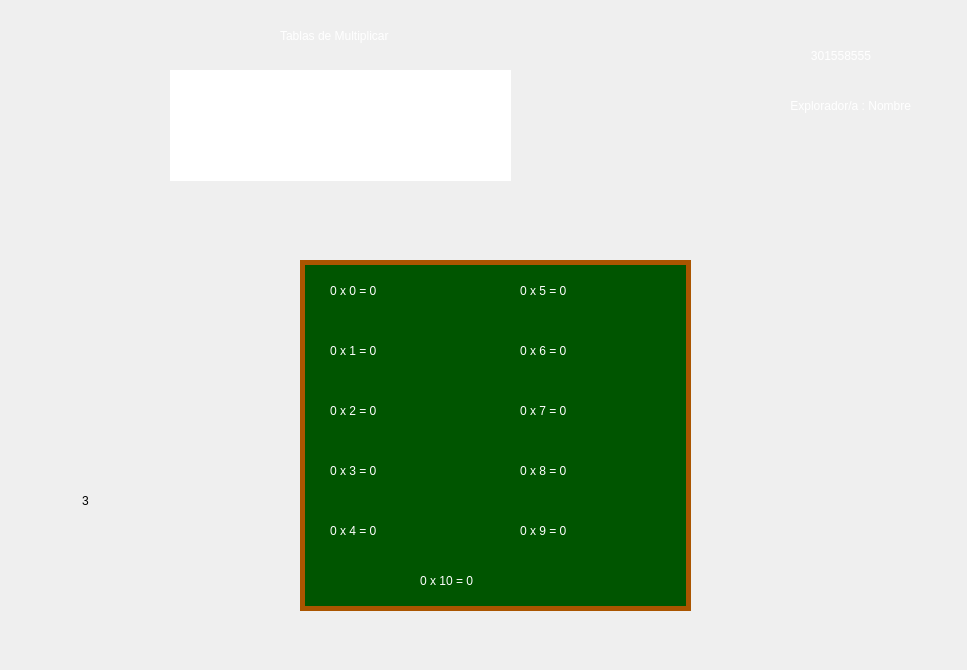
<?xml version="1.0" encoding="UTF-8"?>
<ui version="4.0">
 <class>MainWindow</class>
 <widget class="QMainWindow" name="MainWindow">
  <property name="geometry">
   <rect>
    <x>0</x>
    <y>0</y>
    <width>967</width>
    <height>670</height>
   </rect>
  </property>
  <property name="windowTitle">
   <string>Shake-Shake</string>
  </property>
  <property name="styleSheet">
   <string notr="true">QLabel{
	font: 30pt &quot;Times New Roman&quot;;
	color: rgb(0, 0, 0);

}

QPushButton{
	border-radius: 60px;
}
QPushButton:pressed {
	border-radius: 30px;
    padding-top: 2px;
    padding-left: 3px;
}
QPushButton:hover {
	qproperty-iconSize: 16px 16px;

        padding-right: 3px;
}

QLabel{
	color: rgb(255, 255, 255);
	font: 30pt &quot;Times New Roman&quot;;
}</string>
  </property>
  <widget class="QWidget" name="centralwidget">
   <widget class="QPushButton" name="salir">
    <property name="geometry">
     <rect>
      <x>810</x>
      <y>470</y>
      <width>131</width>
      <height>131</height>
     </rect>
    </property>
    <property name="cursor">
     <cursorShape>PointingHandCursor</cursorShape>
    </property>
    <property name="styleSheet">
     <string notr="true"/>
    </property>
    <property name="text">
     <string/>
    </property>
    <property name="icon">
     <iconset>
      <normaloff>Images/SalirCohete.png</normaloff>Images/SalirCohete.png</iconset>
    </property>
    <property name="iconSize">
     <size>
      <width>150</width>
      <height>150</height>
     </size>
    </property>
   </widget>
   <widget class="QTextEdit" name="dialogo">
    <property name="enabled">
     <bool>true</bool>
    </property>
    <property name="geometry">
     <rect>
      <x>170</x>
      <y>70</y>
      <width>341</width>
      <height>111</height>
     </rect>
    </property>
    <property name="styleSheet">
     <string notr="true">font: 18pt &quot;Times New Roman&quot;;
border-color: rgb(255, 255, 255);
border:none</string>
    </property>
    <property name="html">
     <string>&lt;!DOCTYPE HTML PUBLIC &quot;-//W3C//DTD HTML 4.0//EN&quot; &quot;http://www.w3.org/TR/REC-html40/strict.dtd&quot;&gt;
&lt;html&gt;&lt;head&gt;&lt;meta name=&quot;qrichtext&quot; content=&quot;1&quot; /&gt;&lt;style type=&quot;text/css&quot;&gt;
p, li { white-space: pre-wrap; }
&lt;/style&gt;&lt;/head&gt;&lt;body style=&quot; font-family:'Times New Roman'; font-size:18pt; font-weight:400; font-style:normal;&quot;&gt;
&lt;p style=&quot;-qt-paragraph-type:empty; margin-top:0px; margin-bottom:0px; margin-left:0px; margin-right:0px; -qt-block-indent:0; text-indent:0px;&quot;&gt;&lt;br /&gt;&lt;/p&gt;&lt;/body&gt;&lt;/html&gt;</string>
    </property>
   </widget>
   <widget class="QLabel" name="label_7">
    <property name="geometry">
     <rect>
      <x>60</x>
      <y>20</y>
      <width>521</width>
      <height>231</height>
     </rect>
    </property>
    <property name="styleSheet">
     <string notr="true">font: 16pt &quot;Pristina&quot;;
</string>
    </property>
    <property name="text">
     <string/>
    </property>
    <property name="pixmap">
     <pixmap>Images/dialogo2.png</pixmap>
    </property>
    <property name="scaledContents">
     <bool>true</bool>
    </property>
   </widget>
   <widget class="QLabel" name="shake">
    <property name="geometry">
     <rect>
      <x>0</x>
      <y>120</y>
      <width>171</width>
      <height>161</height>
     </rect>
    </property>
    <property name="text">
     <string/>
    </property>
    <property name="pixmap">
     <pixmap>Images/shakehabla.gif</pixmap>
    </property>
    <property name="scaledContents">
     <bool>true</bool>
    </property>
   </widget>
   <widget class="QPushButton" name="btabla0">
    <property name="geometry">
     <rect>
      <x>50</x>
      <y>260</y>
      <width>61</width>
      <height>61</height>
     </rect>
    </property>
    <property name="styleSheet">
     <string notr="true"/>
    </property>
    <property name="text">
     <string/>
    </property>
    <property name="icon">
     <iconset>
      <normaloff>Images/btabla1.png</normaloff>Images/btabla1.png</iconset>
    </property>
    <property name="iconSize">
     <size>
      <width>70</width>
      <height>70</height>
     </size>
    </property>
   </widget>
   <widget class="QPushButton" name="btabla1">
    <property name="geometry">
     <rect>
      <x>50</x>
      <y>330</y>
      <width>61</width>
      <height>61</height>
     </rect>
    </property>
    <property name="styleSheet">
     <string notr="true"/>
    </property>
    <property name="text">
     <string/>
    </property>
    <property name="icon">
     <iconset>
      <normaloff>Images/btabla11.png</normaloff>Images/btabla11.png</iconset>
    </property>
    <property name="iconSize">
     <size>
      <width>70</width>
      <height>70</height>
     </size>
    </property>
   </widget>
   <widget class="QPushButton" name="btabla2">
    <property name="geometry">
     <rect>
      <x>40</x>
      <y>400</y>
      <width>81</width>
      <height>61</height>
     </rect>
    </property>
    <property name="styleSheet">
     <string notr="true"/>
    </property>
    <property name="text">
     <string/>
    </property>
    <property name="icon">
     <iconset>
      <normaloff>Images/btabla2.png</normaloff>Images/btabla2.png</iconset>
    </property>
    <property name="iconSize">
     <size>
      <width>70</width>
      <height>70</height>
     </size>
    </property>
   </widget>
   <widget class="QPushButton" name="btabla3">
    <property name="geometry">
     <rect>
      <x>50</x>
      <y>470</y>
      <width>71</width>
      <height>61</height>
     </rect>
    </property>
    <property name="styleSheet">
     <string notr="true"/>
    </property>
    <property name="text">
     <string>3</string>
    </property>
    <property name="icon">
     <iconset>
      <normaloff>Images/btabla3.png</normaloff>Images/btabla3.png</iconset>
    </property>
    <property name="iconSize">
     <size>
      <width>70</width>
      <height>70</height>
     </size>
    </property>
   </widget>
   <widget class="QPushButton" name="btabla5">
    <property name="geometry">
     <rect>
      <x>130</x>
      <y>260</y>
      <width>71</width>
      <height>61</height>
     </rect>
    </property>
    <property name="styleSheet">
     <string notr="true"/>
    </property>
    <property name="text">
     <string/>
    </property>
    <property name="icon">
     <iconset>
      <normaloff>Images/btabla5.png</normaloff>Images/btabla5.png</iconset>
    </property>
    <property name="iconSize">
     <size>
      <width>70</width>
      <height>70</height>
     </size>
    </property>
   </widget>
   <widget class="QPushButton" name="btabla4">
    <property name="geometry">
     <rect>
      <x>40</x>
      <y>540</y>
      <width>81</width>
      <height>61</height>
     </rect>
    </property>
    <property name="styleSheet">
     <string notr="true"/>
    </property>
    <property name="text">
     <string/>
    </property>
    <property name="icon">
     <iconset>
      <normaloff>Images/btabla4.png</normaloff>Images/btabla4.png</iconset>
    </property>
    <property name="iconSize">
     <size>
      <width>70</width>
      <height>70</height>
     </size>
    </property>
   </widget>
   <widget class="QPushButton" name="btabla6">
    <property name="geometry">
     <rect>
      <x>130</x>
      <y>330</y>
      <width>71</width>
      <height>61</height>
     </rect>
    </property>
    <property name="styleSheet">
     <string notr="true"/>
    </property>
    <property name="text">
     <string/>
    </property>
    <property name="icon">
     <iconset>
      <normaloff>Images/btabla6.png</normaloff>Images/btabla6.png</iconset>
    </property>
    <property name="iconSize">
     <size>
      <width>70</width>
      <height>70</height>
     </size>
    </property>
   </widget>
   <widget class="QPushButton" name="btabla7">
    <property name="geometry">
     <rect>
      <x>130</x>
      <y>400</y>
      <width>71</width>
      <height>61</height>
     </rect>
    </property>
    <property name="styleSheet">
     <string notr="true"/>
    </property>
    <property name="text">
     <string/>
    </property>
    <property name="icon">
     <iconset>
      <normaloff>Images/btabla7.png</normaloff>Images/btabla7.png</iconset>
    </property>
    <property name="iconSize">
     <size>
      <width>70</width>
      <height>70</height>
     </size>
    </property>
   </widget>
   <widget class="QPushButton" name="btabla8">
    <property name="geometry">
     <rect>
      <x>130</x>
      <y>470</y>
      <width>71</width>
      <height>61</height>
     </rect>
    </property>
    <property name="styleSheet">
     <string notr="true"/>
    </property>
    <property name="text">
     <string/>
    </property>
    <property name="icon">
     <iconset>
      <normaloff>Images/btabla8.png</normaloff>Images/btabla8.png</iconset>
    </property>
    <property name="iconSize">
     <size>
      <width>70</width>
      <height>70</height>
     </size>
    </property>
   </widget>
   <widget class="QPushButton" name="btabla9">
    <property name="geometry">
     <rect>
      <x>130</x>
      <y>540</y>
      <width>71</width>
      <height>61</height>
     </rect>
    </property>
    <property name="styleSheet">
     <string notr="true"/>
    </property>
    <property name="text">
     <string/>
    </property>
    <property name="icon">
     <iconset>
      <normaloff>Images/btabla9.png</normaloff>Images/btabla9.png</iconset>
    </property>
    <property name="iconSize">
     <size>
      <width>70</width>
      <height>70</height>
     </size>
    </property>
   </widget>
   <widget class="QLabel" name="label_2">
    <property name="geometry">
     <rect>
      <x>-190</x>
      <y>-70</y>
      <width>1181</width>
      <height>751</height>
     </rect>
    </property>
    <property name="text">
     <string/>
    </property>
    <property name="pixmap">
     <pixmap>Images/fondo.jpg</pixmap>
    </property>
    <property name="scaledContents">
     <bool>true</bool>
    </property>
   </widget>
   <widget class="QLabel" name="multi1">
    <property name="geometry">
     <rect>
      <x>330</x>
      <y>270</y>
      <width>161</width>
      <height>41</height>
     </rect>
    </property>
    <property name="styleSheet">
     <string notr="true"/>
    </property>
    <property name="text">
     <string>0 x 0 = 0</string>
    </property>
   </widget>
   <widget class="QLabel" name="multi3">
    <property name="geometry">
     <rect>
      <x>330</x>
      <y>390</y>
      <width>181</width>
      <height>41</height>
     </rect>
    </property>
    <property name="styleSheet">
     <string notr="true"/>
    </property>
    <property name="text">
     <string>0 x 2 = 0</string>
    </property>
   </widget>
   <widget class="QLabel" name="multi2">
    <property name="geometry">
     <rect>
      <x>330</x>
      <y>330</y>
      <width>171</width>
      <height>41</height>
     </rect>
    </property>
    <property name="styleSheet">
     <string notr="true"/>
    </property>
    <property name="text">
     <string>0 x 1 = 0</string>
    </property>
   </widget>
   <widget class="QLabel" name="multi5">
    <property name="geometry">
     <rect>
      <x>330</x>
      <y>510</y>
      <width>171</width>
      <height>41</height>
     </rect>
    </property>
    <property name="styleSheet">
     <string notr="true"/>
    </property>
    <property name="text">
     <string>0 x 4 = 0</string>
    </property>
   </widget>
   <widget class="QLabel" name="multi4">
    <property name="geometry">
     <rect>
      <x>330</x>
      <y>450</y>
      <width>171</width>
      <height>41</height>
     </rect>
    </property>
    <property name="styleSheet">
     <string notr="true"/>
    </property>
    <property name="text">
     <string>0 x 3 = 0</string>
    </property>
   </widget>
   <widget class="QLabel" name="multi6">
    <property name="geometry">
     <rect>
      <x>520</x>
      <y>270</y>
      <width>171</width>
      <height>41</height>
     </rect>
    </property>
    <property name="styleSheet">
     <string notr="true"/>
    </property>
    <property name="text">
     <string>0 x 5 = 0</string>
    </property>
   </widget>
   <widget class="QLabel" name="multi7">
    <property name="geometry">
     <rect>
      <x>520</x>
      <y>330</y>
      <width>171</width>
      <height>41</height>
     </rect>
    </property>
    <property name="styleSheet">
     <string notr="true"/>
    </property>
    <property name="text">
     <string>0 x 6 = 0</string>
    </property>
   </widget>
   <widget class="QLabel" name="multi8">
    <property name="geometry">
     <rect>
      <x>520</x>
      <y>390</y>
      <width>171</width>
      <height>41</height>
     </rect>
    </property>
    <property name="styleSheet">
     <string notr="true"/>
    </property>
    <property name="text">
     <string>0 x 7 = 0</string>
    </property>
   </widget>
   <widget class="QLabel" name="multi10">
    <property name="geometry">
     <rect>
      <x>520</x>
      <y>510</y>
      <width>181</width>
      <height>41</height>
     </rect>
    </property>
    <property name="styleSheet">
     <string notr="true"/>
    </property>
    <property name="text">
     <string>0 x 9 = 0</string>
    </property>
   </widget>
   <widget class="QLabel" name="multi9">
    <property name="geometry">
     <rect>
      <x>520</x>
      <y>450</y>
      <width>181</width>
      <height>41</height>
     </rect>
    </property>
    <property name="styleSheet">
     <string notr="true"/>
    </property>
    <property name="text">
     <string>0 x 8 = 0</string>
    </property>
   </widget>
   <widget class="QLabel" name="label">
    <property name="geometry">
     <rect>
      <x>300</x>
      <y>260</y>
      <width>391</width>
      <height>351</height>
     </rect>
    </property>
    <property name="styleSheet">
     <string notr="true">background-color: rgb(0, 85, 0);
border: 5px solid;
border-color: rgb(170, 85, 0);</string>
    </property>
    <property name="text">
     <string/>
    </property>
   </widget>
   <widget class="QLabel" name="nombre">
    <property name="geometry">
     <rect>
      <x>620</x>
      <y>90</y>
      <width>291</width>
      <height>31</height>
     </rect>
    </property>
    <property name="styleSheet">
     <string notr="true">color: rgb(255, 255, 255);
font: 20pt &quot;Times New Roman&quot;;</string>
    </property>
    <property name="text">
     <string>Explorador/a : Nombre</string>
    </property>
    <property name="alignment">
     <set>Qt::AlignRight|Qt::AlignTrailing|Qt::AlignVCenter</set>
    </property>
   </widget>
   <widget class="QLabel" name="label_3">
    <property name="geometry">
     <rect>
      <x>880</x>
      <y>30</y>
      <width>41</width>
      <height>41</height>
     </rect>
    </property>
    <property name="text">
     <string/>
    </property>
    <property name="pixmap">
     <pixmap>Images/shake.png</pixmap>
    </property>
    <property name="scaledContents">
     <bool>true</bool>
    </property>
   </widget>
   <widget class="QLabel" name="totalEstrellas">
    <property name="geometry">
     <rect>
      <x>680</x>
      <y>40</y>
      <width>191</width>
      <height>31</height>
     </rect>
    </property>
    <property name="styleSheet">
     <string notr="true">color: rgb(255, 255, 255);
font: 20pt &quot;Times New Roman&quot;;</string>
    </property>
    <property name="text">
     <string>301558555</string>
    </property>
    <property name="alignment">
     <set>Qt::AlignRight|Qt::AlignTrailing|Qt::AlignVCenter</set>
    </property>
   </widget>
   <widget class="QLabel" name="multi11">
    <property name="geometry">
     <rect>
      <x>420</x>
      <y>560</y>
      <width>181</width>
      <height>41</height>
     </rect>
    </property>
    <property name="styleSheet">
     <string notr="true"/>
    </property>
    <property name="text">
     <string>0 x 10 = 0</string>
    </property>
   </widget>
   <widget class="QLabel" name="label_4">
    <property name="geometry">
     <rect>
      <x>280</x>
      <y>20</y>
      <width>371</width>
      <height>31</height>
     </rect>
    </property>
    <property name="styleSheet">
     <string notr="true">color: rgb(255, 255, 255);</string>
    </property>
    <property name="text">
     <string>Tablas de Multiplicar</string>
    </property>
   </widget>
   <widget class="QPushButton" name="btabla10">
    <property name="geometry">
     <rect>
      <x>90</x>
      <y>600</y>
      <width>61</width>
      <height>61</height>
     </rect>
    </property>
    <property name="text">
     <string/>
    </property>
    <property name="icon">
     <iconset>
      <normaloff>Images/btabla10.png</normaloff>Images/btabla10.png</iconset>
    </property>
    <property name="iconSize">
     <size>
      <width>70</width>
      <height>70</height>
     </size>
    </property>
   </widget>
   <zorder>label_2</zorder>
   <zorder>label</zorder>
   <zorder>shake</zorder>
   <zorder>label_7</zorder>
   <zorder>salir</zorder>
   <zorder>btabla0</zorder>
   <zorder>btabla1</zorder>
   <zorder>btabla2</zorder>
   <zorder>btabla3</zorder>
   <zorder>btabla5</zorder>
   <zorder>btabla4</zorder>
   <zorder>btabla6</zorder>
   <zorder>btabla7</zorder>
   <zorder>btabla8</zorder>
   <zorder>btabla9</zorder>
   <zorder>dialogo</zorder>
   <zorder>multi1</zorder>
   <zorder>multi3</zorder>
   <zorder>multi2</zorder>
   <zorder>multi5</zorder>
   <zorder>multi4</zorder>
   <zorder>multi6</zorder>
   <zorder>multi7</zorder>
   <zorder>multi8</zorder>
   <zorder>multi10</zorder>
   <zorder>multi9</zorder>
   <zorder>nombre</zorder>
   <zorder>label_3</zorder>
   <zorder>totalEstrellas</zorder>
   <zorder>multi11</zorder>
   <zorder>label_4</zorder>
   <zorder>btabla10</zorder>
  </widget>
 </widget>
 <resources/>
 <connections/>
</ui>
